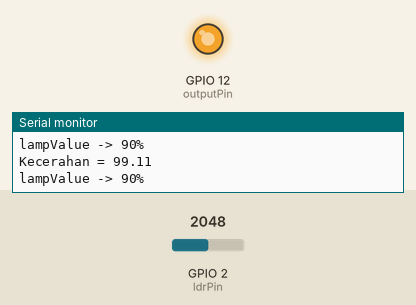
Bench run of a sketch on a simulated ESP32. On the bench: output pins drawn as LEDs (lit = HIGH), the last lines printed to the serial monitor. Inputs (shaded band) come from the test bench; at power-on: GPIO 2 (ldrPin) = 2048.

Above: at 1.8 s.
1.9 s: GPIO 2 (ldrPin) set to 1796
3.4 s: GPIO 2 (ldrPin) set to 1726
At 4.4 s:
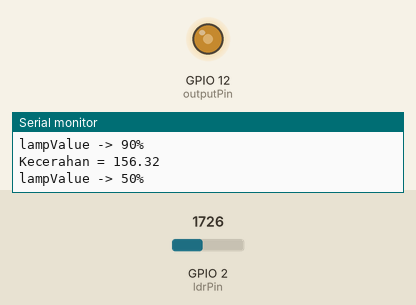
5.5 s: GPIO 2 (ldrPin) set to 1253
At 7.2 s:
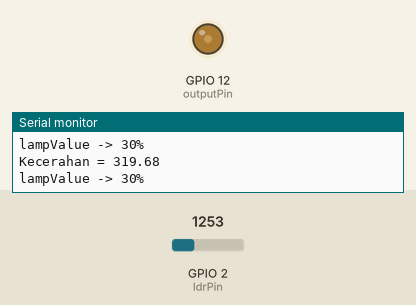
7.5 s: GPIO 2 (ldrPin) set to 1171
At 8.8 s:
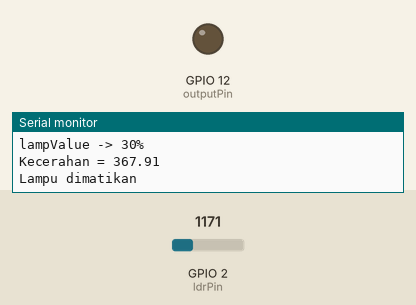
9.5 s: GPIO 2 (ldrPin) set to 1228
At 10.3 s:
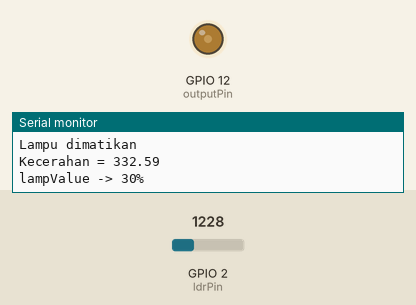
11.5 s: GPIO 2 (ldrPin) set to 491
At 13.0 s:
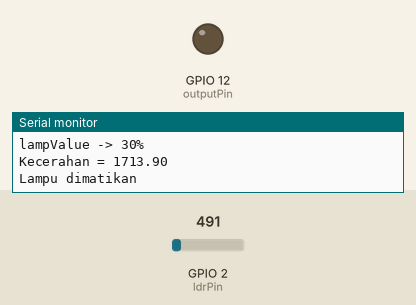
Timing chart, 0 to 14.5 s (numbered marks = the images above; inputs shaded):
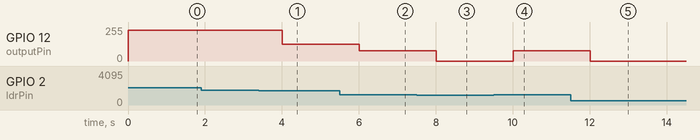

The sketch:

AC_DIMMER__DR.ino
```cpp
#include <RBDdimmer.h>

#define outputPin  12
#define zerocross  5

dimmerLamp dimmer(outputPin, zerocross);

#define ldrPin 2
const float gama = 0.7;
const float rl10 = 50;

void setup() {
  Serial.begin(9600);
  dimmer.begin(NORMAL_MODE, ON);
  Serial.println("Dimmer Program is starting...");
}

void loop() {
  // Baca nilai LDR dan hitung kecerahan
  int nilaiLDR = analogRead(ldrPin);
  nilaiLDR = map(nilaiLDR, 4095, 0, 1024, 0); //mengubah nilai pembacaan sensor LDR dari nilai ADC arduino menjadi nilai ADC ESP32
  float voltase = nilaiLDR / 1024.0 * 5.0;
  float resistansi = 2000.0 * voltase / (1.0 - voltase / 5.0);
  float kecerahan = pow(rl10 * 1e3 * pow(10, gama) / resistansi, (1.0 / gama));
  Serial.print("Kecerahan = ");
  Serial.println(kecerahan);

  // Kontrol dimmer berdasarkan nilai kecerahan
  if (kecerahan >= 0 && kecerahan < 150) {
    dimmer.setPower(90); // setPower(0-100%);
    Serial.println("lampValue -> 90%");
  } else if (kecerahan >= 150 && kecerahan < 200) {
    dimmer.setPower(50); // setPower(0-100%);
    Serial.println("lampValue -> 50%");
  } else if (kecerahan >= 200 && kecerahan <= 350) {
    dimmer.setPower(30); // setPower(0-100%);
    Serial.println("lampValue -> 30%");
  } else {
    dimmer.setPower(0); // Matikan lampu jika melebihi 350
    Serial.println("Lampu dimatikan");
  }

  delay(1000); // delay 1 detik
}
```

Measured:
- the behaviour switches between 1756 and 1755 on GPIO 2 (ldrPin) (found by bisection; images 0 and 1)
- the behaviour switches between 1200 and 1199 on GPIO 2 (ldrPin) (found by bisection; images 2 and 3)
- after the input at 3.4 s, GPIO 12 (outputPin): 229/255 → 127/255 after 0.61 s
- after the input at 5.5 s, GPIO 12 (outputPin): 127/255 → 76/255 after 0.51 s
- after the input at 7.5 s, GPIO 12 (outputPin): 76/255 → 0/255 after 0.51 s
- after the input at 9.5 s, GPIO 12 (outputPin): 0/255 → 76/255 after 0.51 s
- after the input at 11.5 s, GPIO 12 (outputPin): 76/255 → 0/255 after 0.51 s
